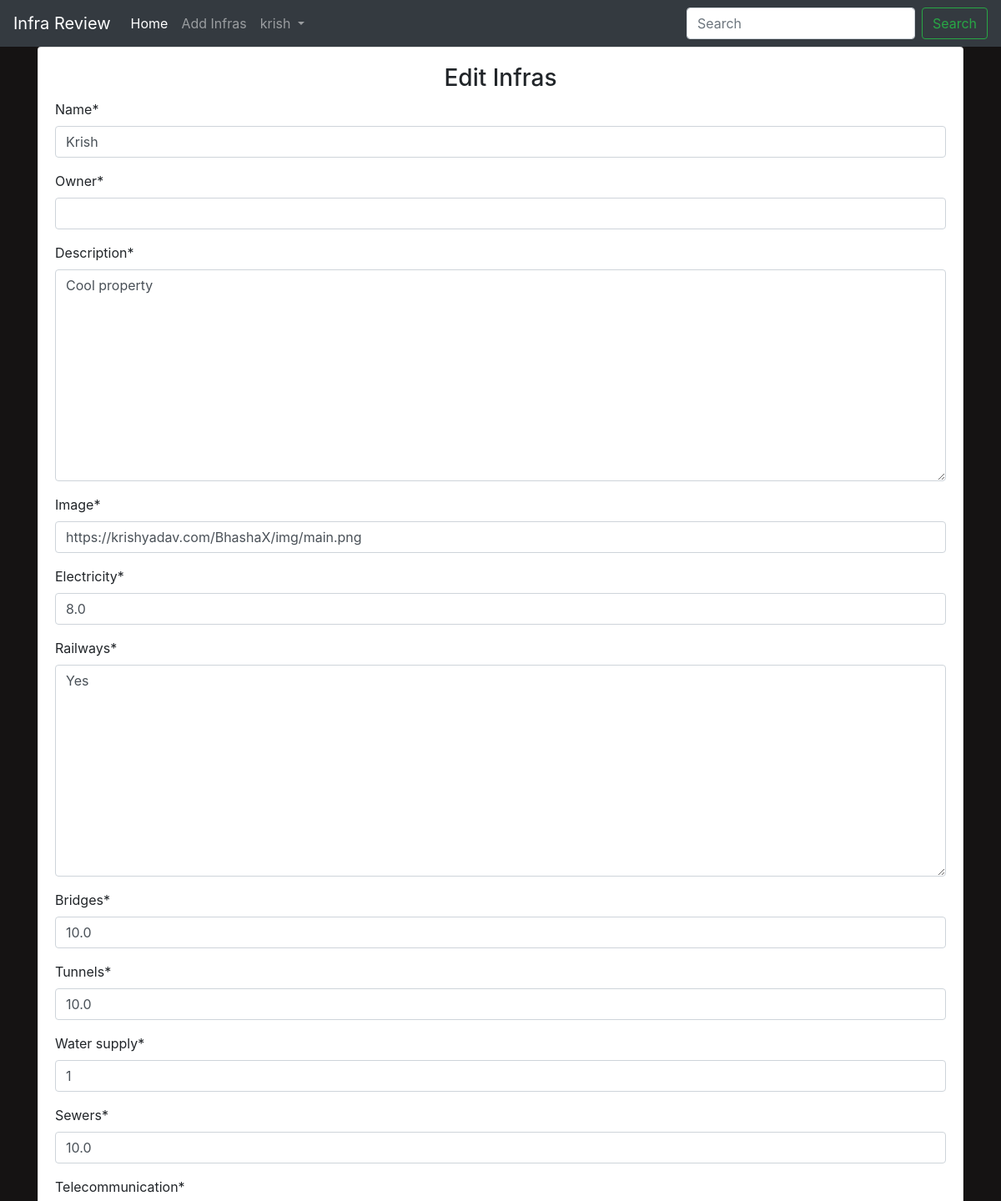
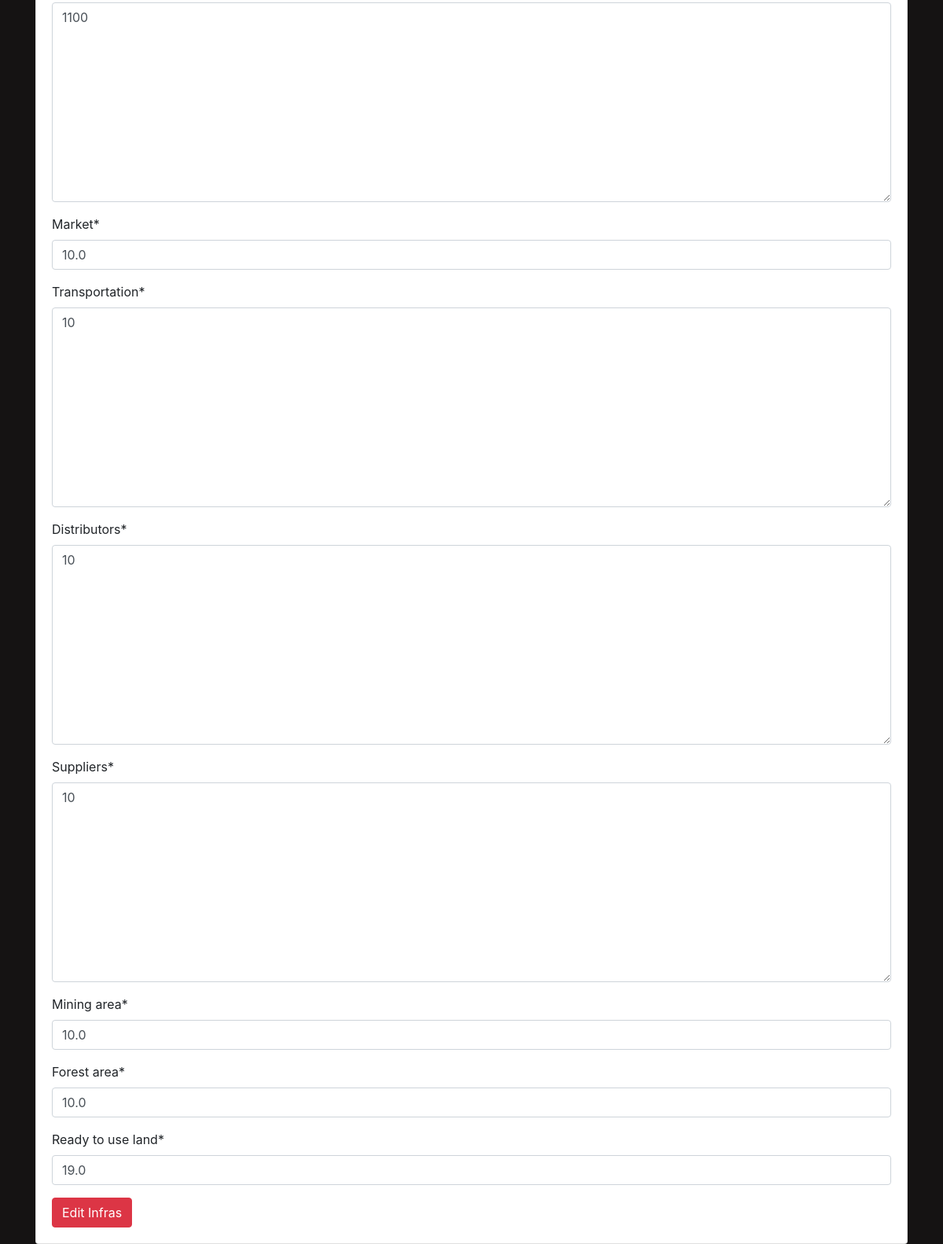
The app's page /editInfras/1/ (signed in) with its own data (2 pictures, top to bottom).
### main/models.py (models this page shows, shortened)
class Infra(models.Model):
    name = models.CharField(max_length=300)
    owner = models.CharField(max_length=300)
    description = models.TextField(max_length=5000)
    averageRating = models.FloatField(default=0)
    image = models.URLField(default=None, null=True)
    electricity = models.FloatField()
    railways = models.TextField(max_length=1000)
    bridges = models.FloatField()
    tunnels = models.FloatField()
    water_supply = models.CharField(max_length=1)
    sewers = models.FloatField()
    telecommunication = models.TextField(max_length=5000)
    market = models.FloatField()
    transportation = models.TextField(max_length=5000)
    distributors = models.TextField(max_length=5000)
    suppliers = models.TextField(max_length=5000)
    mining_area = models.FloatField()
    forest_area = models.FloatField()
    ready_to_use_land = models.FloatField()

### main/views.py (the view)
# urls.py: path('editInfras/<int:id>/', views.edit_Infras, name="edit_Infras"),
def edit_Infras(request, id):
    if request.user.is_authenticated:
        if request.user.is_superuser:
            infrastructure = Infra.objects.get(id=id)
            if request.method == "POST":
                form = InfraForm(request.POST or None, instance=infrastructure)
                if form.is_valid():
                    data = form.save(commit=False)
                    data.save()
                    return redirect("main:detail", id)
            else:
                form = InfraForm(instance=infrastructure)
            return render(request, 'main/addInfras.html', {"form": form, "controller": "Edit Infras"})
        else:
            return redirect("main:home")
    return redirect("accounts:login")

### main/forms.py
class InfraForm(forms.ModelForm):
    class Meta:
        model = Infra
        fields = ('name', 'owner', 'description', 'image', 'electricity', 'railways', 'bridges', 'tunnels', 'water_supply',
                  'sewers', 'telecommunication', 'market', 'transportation', 'distributors', 'suppliers', 'mining_area', 'forest_area', 'ready_to_use_land')

### main/templates/main/addInfras.html (shortened to what this page needs)
{% extends 'main/base.html' %}
{% load crispy_forms_tags %}
{% block content %}
<div class="container">
    <div class="card">
        <div class="card-body">
            <h3 class="text-center">{{ controller }}</h3>
            <form action="" method="POST">
                {{ form | crispy }}
                <input type="submit" value="{{ controller }}" class="btn btn-danger">
            </form>
        </div>
    </div>
</div>
{% endblock %}

### main/templates/main/base.html (shortened to what this page needs)
<!doctype html>
<html lang="en">
  <head>
    <link rel="stylesheet" href="https://maxcdn.bootstrapcdn.com/bootstrap/4.0.0/css/bootstrap.min.css">
    {% load staticfiles %}
    <link rel="stylesheet" href="{% static 'css/main.css' %}">
  </head>
  <body>
    <nav class="navbar navbar-expand-lg navbar-dark bg-dark text-white">
        <a class="navbar-brand" href="{% url 'main:home' %}">Infra Review</a>
        <div class="collapse navbar-collapse" id="navbarSupportedContent">
          <ul class="navbar-nav mr-auto">
            <li class="nav-item active">
              <a class="nav-link" href="{% url 'main:home' %}">Home <span class="sr-only">(current)</span></a>
            </li>
            <li class="nav-item">
              <a class="nav-link" href="{% url 'main:add_Infras' %}">Add Infras</a>
            </li>
            {% if user.is_authenticated %}
            <li class="nav-item dropdown">
              <a class="nav-link dropdown-toggle" href="#" id="navbarDropdown" role="button" data-toggle="dropdown" aria-haspopup="true" aria-expanded="false">
                {{ user.username }}
              </a>
            </li>
            {% endif %}
          </ul>
          <form class="form-inline my-2 my-lg-0" method="GET" action="{% url 'main:home' %}">
            <input class="form-control mr-sm-2" type="search" placeholder="Search" aria-label="Search" name="title">
            <button class="btn btn-outline-success my-2 my-sm-0" type="submit">Search</button>
          </form>
        </div>
      </nav>
    {% block content %}
    {% endblock %}
  </body>
</html>

### main/static/css/main.css (style rules this page uses)
body { background-color: #151313; }

### records on screen
Infra: name "Krish", description "Cool property", image "https://krishyadav.com/BhashaX/img/main.png", electricity "8.0", railways "Yes", bridges "10.0", tunnels "10.0", water_supply "1", sewers "10.0", telecommunication "1100", market "10.0", transportation "10", distributors "10", suppliers "10", mining_area "10.0", forest_area "10.0", ready_to_use_land "19.0"

### other values on screen
{{ user.username }} "krish"
{{ controller }} "Edit Infras"
